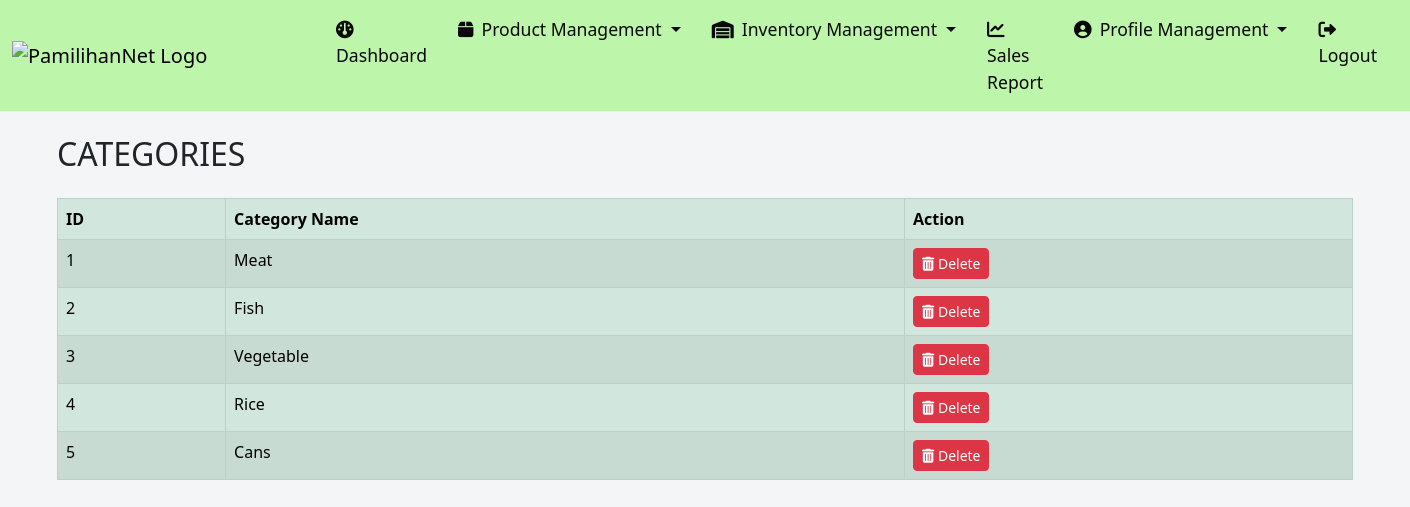
Page /seller/category_list.php (signed in) on the earlier database version.
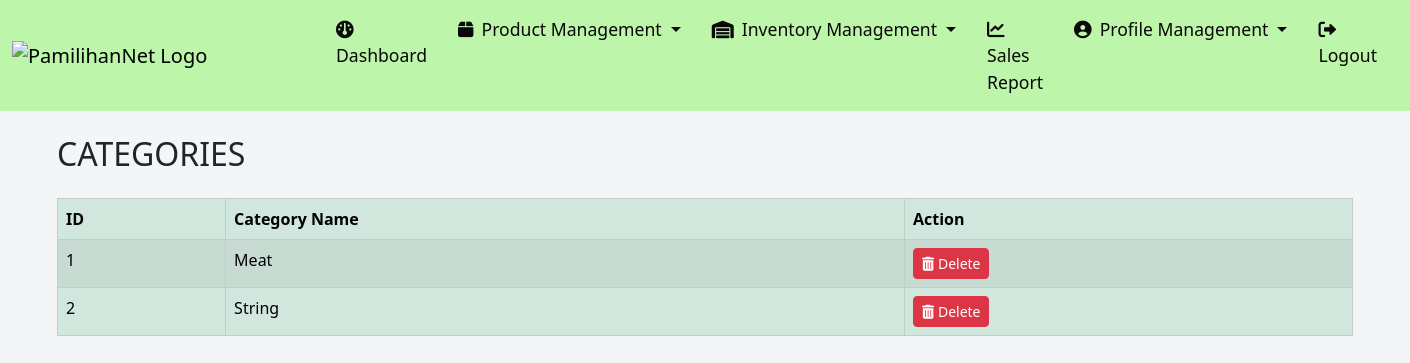
Same page on the later database version.
### tables this page shows
CREATE TABLE `categories` (
  `id` int(11) NOT NULL,
  `seller_id` int(11) NOT NULL,
  `category_name` varchar(100) NOT NULL
);

### seller/category_list.php (the view, shortened to what this page needs)
<?php
$servername = "localhost";
$username = "root";
$password = "";
$dbname = "project";
$conn = new mysqli($servername, $username, $password, $dbname);
$seller_id = $_SESSION['seller_id'];
$query = "SELECT * FROM categories WHERE seller_id = ?";
$stmt = $conn->prepare($query);
$stmt->bind_param("i", $seller_id);
$stmt->execute();
$result = $stmt->get_result();
?>
<!DOCTYPE html>
<html lang="en">
<head>
    <link href="https://cdn.jsdelivr.net/npm/bootstrap@5.3.0-alpha1/dist/css/bootstrap.min.css" rel="stylesheet">
    <link rel="stylesheet" href="https://cdnjs.cloudflare.com/ajax/libs/font-awesome/6.0.0-beta3/css/all.min.css">
</head>
<body>
    <?php include 'sidebar.php'; ?>
    <div class="container mt-4">
        <h2 class="mb-4">CATEGORIES</h2>
        <table class="table table-bordered table-success table-striped table-hover">
            <thead>
                <tr>
                    <th>ID</th>
                    <th>Category Name</th>
                    <th>Action</th>
                </tr>
            </thead>
            <tbody>
                <?php
                $counter = 1;
                while ($row = $result->fetch_assoc()) : ?>
                    <tr>
                        <td><?php echo $counter++; ?></td>
                        <td><?php echo $row['category_name']; ?></td>
                        <td>
                            <a href="?delete_id=<?php echo $row['id']; ?>" class="btn btn-danger btn-sm" onclick="return confirm('Are you sure you want to delete this category?');">
                                <i class="fas fa-trash-alt"></i> Delete
                            </a>
                        </td>
                    </tr>
                <?php endwhile; ?>
            </tbody>
        </table>
    </div>
</body>
</html>

Differences in the rows shown:
removed categories: category_name "Fish"
removed categories: category_name "Vegetable"
removed categories: category_name "Rice"
removed categories: category_name "Cans"
added categories: category_name "String"
